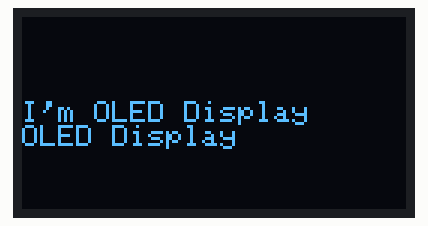
The sketch below on a simulated Arduino Uno, built with avr-gcc and run on an emulated ATmega328P. Parts: 128×64 one-colour display. The display library's start-up logo is not drawn.

Above: at 2.4 s.

The sketch:

Intro_Oled_2.ino
```cpp
#include <SPI.h>
#include <Wire.h>
#include <Adafruit_GFX.h>
#include <Adafruit_SH110X.h>

// Define address of OLED display
#define Address 0x3C
// define height and width
#define width 128
#define height 64
// there is no reset pin in display so we send -1 to the nodemcu
#define reset -1
// pass all the aboce parameters(height, width, wire, reset)
Adafruit_SH1106G display = Adafruit_SH1106G(width, height, &Wire, reset);

void setup() {
  Serial.begin(9600);
    // wait for display to power up
  delay(250);
  // start the display inside circuitry current
  display.begin(Address,true);
  // display.setContrast(1);
  display.display();
  delay(2000);
}

void loop() {
  displayMessage();
}
void displayMessage(){
  // clear buffer
  display.clearDisplay();
  display.setTextSize(1);
  display.setCursor(0,28);
  display.setTextColor(SH110X_WHITE);
  display.println("I'm OLED Display");
  display.println("OLED Display");
  display.display();
  delay(2000);
  // display.println("");
  display.clearDisplay();
  display.println("Hi, how are you");
}
```
